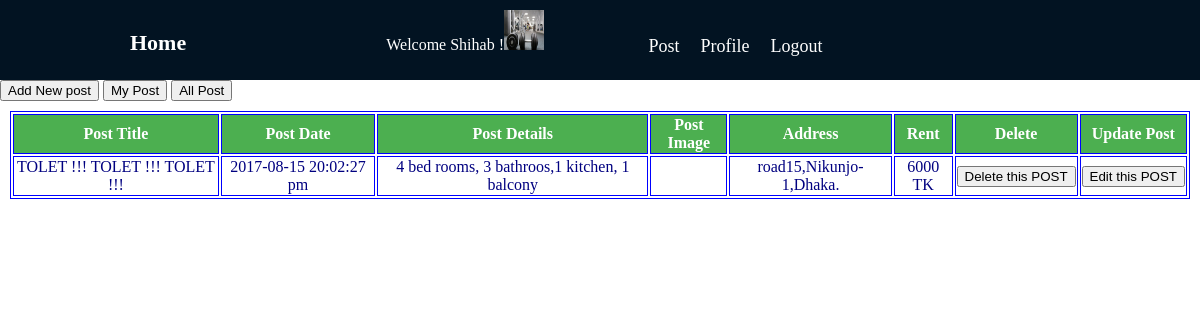
Page /post/post.php (signed in) on the committed database.
### tables this page shows
CREATE TABLE IF NOT EXISTS `user_table` (
  `USER_ID` int(11) NOT NULL,
  `FIRST_NAME` varchar(30) NOT NULL,
  `LAST_NAME` varchar(30) NOT NULL,
  `USER_NAME` varchar(50) NOT NULL,
  `USER_TYPE` varchar(15) NOT NULL,
  `EMAIL` varchar(50) NOT NULL,
  `PASSWORD` varchar(30) NOT NULL,
  `CREATION_DATE_TIME` varchar(25) NOT NULL
);

CREATE TABLE IF NOT EXISTS `post_table` (
  `POST_ID` int(11) NOT NULL,
  `USER_ID` int(11) NOT NULL,
  `TITLE` varchar(50) NOT NULL,
  `DETAILS` text NOT NULL,
  `ADDRESS` text NOT NULL,
  `RENT` int(8) NOT NULL,
  `DATE_TIME` text NOT NULL
);

### database/db_fun.php (called while the page is built, shortened)
<?php
	function getJSONFromDB($sql){
		$conn = mysqli_connect("localhost","root","root","tolet_database");
		$result = mysqli_query($conn, $sql)or die(mysqli_error($conn));
		$arr=array();
		while($row = mysqli_fetch_assoc($result)) {
			$arr[]=$row;
		}
		return json_encode($arr);
	}
?>

### post/post.php (the view, shortened to what this page needs)
<!DOCTYPE html>
<html>
	<head>
		<link rel="stylesheet" type="text/css" href= "../css/header_basic_style.css" />
		<link rel="stylesheet" type="text/css" href= "../css/post_page_design.css" />
	</head>
	<body>
		<?php
			require("../database/db_fun.php");
			require('../common/top_header_div.php');
		?>
	<?php
	if($_SESSION["USERTYPE"] == "ADMIN_USER"){
		echo '<Button id = "ad_new_post" onclick = "admin_new_post()" style= "cursor:pointer"> Add New post </Button>
			<Button id = "my_post" onclick = "admin_my_post()" style= "cursor:pointer"> My Post </Button>
			<Button id = "all_post" onclick = "all_post_div()" style= "cursor:pointer"> All Post </Button>';
		$postTableData = getJSONFromDB("SELECT user_table.FIRST_NAME, user_table.LAST_NAME,user_table.USER_ID,post_table.POST_ID,
						post_table.TITLE,post_table.DETAILS,
						post_table.RENT,post_table.ADDRESS,
						post_table.DATE_TIME FROM user_table INNER JOIN post_table ON
						user_table.USER_ID=post_table.USER_ID ORDER BY post_table.POST_ID DESC ");
			?>
		<?php	echo '</tr>';
		$ID = $_SESSION["USERID"];
		$postTableData=getJSONFromDB("SELECT user_table.FIRST_NAME, user_table.LAST_NAME,user_table.USER_ID,post_table.POST_ID,
		post_table.TITLE,post_table.DETAILS,
		post_table.RENT,post_table.ADDRESS,
		post_table.DATE_TIME FROM user_table INNER JOIN post_table ON
		user_table.USER_ID=post_table.USER_ID AND user_table.USER_ID=$ID ORDER BY post_table.POST_ID DESC ");
		$postTable=json_decode($postTableData);
		echo '<div id = "my_table">';
		echo '<table id = "post_table" style="width:100%">';
			echo '<tr>';
				echo '<th> Post Title </th>';
				echo '<th> Post Date </th>';
				echo '<th> Post Details </th>';
				echo '<th> Post Image </th>';
				echo '<th> Address </th>';
				echo '<th> Rent </th>';
				echo '<th> Delete </th>';
				echo '<th> Update Post</th>';
			echo '</tr>';
		foreach($postTable as $da){
			echo '<tr>';
				echo '<td>'; echo $da->TITLE; echo '</td>';
				echo '<td>'; echo $da->DATE_TIME; echo '</td>';
				echo '<td>'; echo $da->DETAILS; echo '</td>';
				echo '<td>';
				echo '</td>';
				echo '<td>'; echo $da->ADDRESS; echo '</td>';
				echo '<td>'; echo  $da->RENT." TK"; echo '</td>';
		?>
		<form id = "post_delete_form" method = "POST" action =  "post_delete.php">
			<td><input type = "submit" name = "deleteBtn" value = "Delete this POST"></td>
		</form>
		<form id = "post_edit_form" method = "POST" action =  "update_post.php">
			<td><input type = "submit" name = "updateBtn" value = "Edit this POST"></td>
		</form>
		<?php
			echo '</tr>';
		}
		echo '</table>';
		echo '</div>';
	}else if($_SESSION["USERTYPE"] == "AUTH_USER"){
		echo '<Button id = "ad_new_post" onclick = "user_new_post()" style= "cursor:pointer"> Add New post </Button>
		<Button id = "my_post" onclick = "user_my_post()" style= "cursor:pointer"> My Post </Button>';
		$ID = $_SESSION["USERID"];
		$postTableData=getJSONFromDB("SELECT user_table.FIRST_NAME, user_table.LAST_NAME,user_table.USER_ID,post_table.POST_ID,
		post_table.TITLE,post_table.DETAILS,
		post_table.RENT,post_table.ADDRESS,
		post_table.DATE_TIME FROM user_table INNER JOIN post_table ON
		user_table.USER_ID=post_table.USER_ID AND user_table.USER_ID=$ID ORDER BY post_table.POST_ID DESC ");
		$posttable=json_decode(	$postTableData);
		$postTable=json_decode($postTableData);
		echo '<div id = "my_table">';
		echo '<table id = "post_table" style="width:100%">';
			echo '<tr>';
				echo '<th> Post Title </th>';
				echo '<th> Post Date </th>';
				echo '<th> Post Details </th>';
				echo '<th> Post Image </th>';
				echo '<th> Address </th>';
				echo '<th> Rent </th>';
				echo '<th> Delete </th>';
				echo '<th> Update Post</th>';
			echo '</tr>';
		foreach($postTable as $da){
			$postImageTableData = getJSONFromDB("SELECT * FROM post_image_table WHERE POST_ID = $da->POST_ID");
			$postImageTable = json_decode($postImageTableData);
			echo '<tr>';
				echo '<td>'; echo $da->TITLE; echo '</td>';
				echo '<td>'; echo $da->DATE_TIME; echo '</td>';
				echo '<td>'; echo $da->DETAILS; echo '</td>';
				echo '<td>';
				foreach($postImageTable as $pa){
					$dest = substr($pa->IMAGE_LINK,0);
					if(file_exists($dest)){
						echo '<img src="'.$dest.'" alt="icon" width=50 height=50 >&nbsp;&nbsp;&nbsp;';
					}
				}
				echo '</td>';
				$recordid = $da->POST_ID;
				echo '<td>'; echo $da->ADDRESS; echo '</td>';
				echo '<td>'; echo  $da->RENT." TK"; echo '</td>';
		?>
		<!--  This code is for delete and
			  Edit the post
		-->
		<form id = "post_delete_form" method = "POST" action =  "post_delete.php">
			<input type = "hidden" name = "recordId" value = "<?php echo $recordid; ?>" />
			<td><input type = "submit" name = "deleteBtn" value = "Delete this POST"></td>
		</form>
		<form id = "post_edit_form" method = "POST" action =  "update_post.php">
			<input type = "hidden" name = "updateId" value = "<?php echo $recordid; ?>" />
			<td><input type = "submit" name = "updateBtn" value = "Edit this POST"></td>
		</form>
		<?php
				echo '</tr>';
		}
			echo '</table>';
			echo '</div>';
		}
		?>
</body>
</html>

### common/top_header_div.php
<?php
	$destination  = "../profile_picture/".$_SESSION["USERID"].".jpg";
	$jsonData = getJSONFromDB("select * from user_table");
	$jsn=json_decode($jsonData);
	foreach($jsn as $v){
		if($v->USER_ID == $_SESSION["USERID"]){
			echo '<div class = "top_header_logged">';
			echo '<a href="../" id="home">Home</a>';
			echo '<span id = "name_imge">';
			echo "Welcome ".$v->FIRST_NAME." !";
			if(file_exists($destination)){
				echo '<img src="'.$destination.'" alt="icon" width=40 height=40 >';
			}else{
				echo '<img src="../profile_picture/noimage.jpg" alt="icon" width=40 height=40 >';
			}
			echo '</span>';
			echo '<span id="home_link">';
			echo '<a href = "../post/post.php" id = "post" name ="POST"  > Post </a>'.'&nbsp;&nbsp;&nbsp';
			if($_SESSION["USERTYPE"] == 'ADMIN_USER'){
				echo '<a href = "../admin/profile/admin_profile.php" id = "profile"> Profile </a>'.'&nbsp;&nbsp;&nbsp';
			}else{
				echo '<a href = "../user/user_profile.php" id = "profile"> Profile </a>'.'&nbsp;&nbsp;&nbsp';
			}
			echo '<a href = "../logout/logout.php" id = "logout"> Logout </a>';
			echo '</span>';
			echo '</div>';
			break;
		}
	}
?>

### css/header_basic_style.css (style rules this page uses)
body { margin:0px; padding:0px; border:0px; color: navy; }
#home { text-decoration: none; margin-right: 200px; color: white; font-weight: bold; font-size: 22px; margin-left: 120px; }
#post,#profile,#logout { color: #ffffff; font-size: 18px; text-decoration: none; }
.top_header_logged { background-color:#021322; height: 60px; color:white; padding: 10px; }
#home_link { margin-left: 100px; vertical-align: middle; }

### css/post_page_design.css (style rules this page uses)
#my_table { padding: 10px; }
th { background-color: #4CAF50; color: white; }

### rows in the picture
user_table: FIRST_NAME "Shihab"
post_table: TITLE "TOLET !!! TOLET !!! TOLET !!!", DATE_TIME "2017-08-15 20:02:27 pm", DETAILS "4 bed rooms, 3 bathroos,1 kitchen, 1 balcony", ADDRESS "road15,Nikunjo-1,Dhaka.", RENT "6000"
